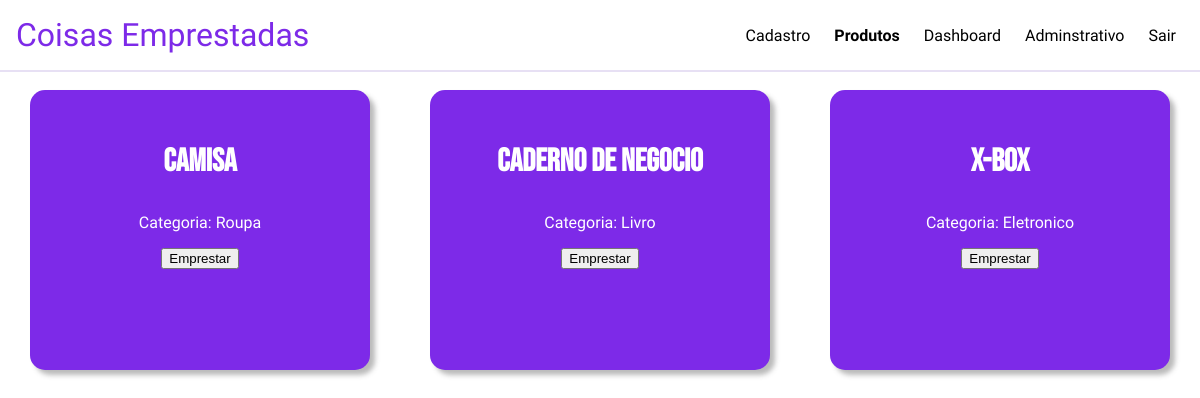
Screenshot of /paginas/produtos.php with the database file from the repository.
### tables this page shows
create table if not exists produtos(
	idProduto int primary key auto_increment,
    nomeProduto varchar(45),
    categoria varchar(45)
);

### paginas/produtos.php (the view, shortened to what this page needs)
<!DOCTYPE html>
<html lang="pt-br">
<head>
    <link rel="stylesheet" href="../css/style.css">
</head>
<body>
     <section class="containerbody">
         <header id="header">
            <a id="logo" href="../home.php">Coisas Emprestadas</a>
            <nav id="nav">
                <ul id="menu" role="menu">
                    <li><a href="./cadastro.php">Cadastro</a></li>
                    <li><a href="./produtos.php"><strong>Produtos</strong></a></li>
                    <li><a href="./dashboard.php">Dashboard</a></li>
                    <li><a href="#">Adminstrativo</a></li>
                    <li><a href="./config/logout.php">Sair</a></li>
                </ul>
            </nav>
             </header>
            <section id="quadro">
            <?php
                include("../config/conexao.php");
                $sql = "SELECT * FROM produtos";
                $sql_query = $mysqli->query($sql) or die("ERRO ao consultar " . $mysqli->error);
                if($sql_query->num_rows == 0) {
                    echo "Nenhum resultado encontado...";
                } else {
                    while($dados = $sql_query->fetch_assoc()) {
                        ?>
                        <form action="../config/funcaoconsulta.php" method="POST" >
                            <section  class="qdCadastro" >
                                <p name="nomeProduto" class="titulo-produto-lista" value="<?php echo$dados['nomeProduto'] ?>"><?php echo$dados['nomeProduto'] ?></p>
                                <div>
                                    <p name="categoria">Categoria: <?php echo$dados['categoria'] ?></p>
                                </div>
                                <input id="btn_emprestar" type="submit" value="Emprestar">
                            </section>
                        </form>
                        <?php
                    }
                }
            ?>
            </section>
     </section>
</body>
</html>

### css/style.css (style rules this page uses)
:root { --cor0: #fefe00; --cor1: #FFFFFF; --cor2: #d1d1d1; --cor3: #01eefe; --cor4: #cfb9ff; --cor5: #000000; --cor6: #6035b8; --cor7: #7d2ae8; --cor8: #05bbcf; --cor9: linear-gradient(349deg, rgba(125,42,232,1) 0%, rgba(5,187,207,1) 98%); --fonte-padrao: 'Maven Pro', sans-serif; --fonte-titulo: 'Bebas Neue', cursive; --fonte-logo: 'Kaushan Script', cursive; --fonte-destaque: 'Anton', sans-serif; --fonte-destaque2: 'Londrina Solid', cursive; }
body { font-family: var(--fonte-padrao); background-color: var(--cor1); }
body, ul { margin: 0px; padding: 0px; }
a { color: var(--cor1); text-decoration: none; font-family: sans-serif; }
#header { box-sizing: border-box; height: 70px; padding: 1rem; display: flex; align-items: center; justify-content: space-between; background: var(--cor1); box-shadow: 0px 2px 0px #6135b827; }
#menu { display: flex; list-style: none; gap: .5rem; }
#menu a { display: block; padding: .5rem; font-family: var(--fonte-padrao); color: var(--cor5); }
#logo { font-family: var(--fonte-destaque2); font-size: 2rem; color: var(--cor7); }
.titulo-produto-lista { font-size: 2rem; font-weight: bold; font-family: var(--fonte-titulo); }
.qdCadastro { display: inline-block; justify-content: space-between; width: 25vw; height: 30vh; min-height: 120px; padding: 20px; margin: auto; background-color: var(--cor7); margin: 20px; border-radius: 15px; box-shadow: 5px 5px 5px rgba(75, 75, 75, 0.385); font-family: var(--fonte-padrao); text-align: center; color: var(--cor1); }
#quadro { display: flex; flex-wrap: wrap; flex-direction: row; justify-content: space-around; }

### rows the page displays
produtos: nomeProduto "Camisa", categoria "Roupa"
produtos: nomeProduto "Caderno de Negocio", categoria "Livro"
produtos: nomeProduto "X-box", categoria "Eletronico"
